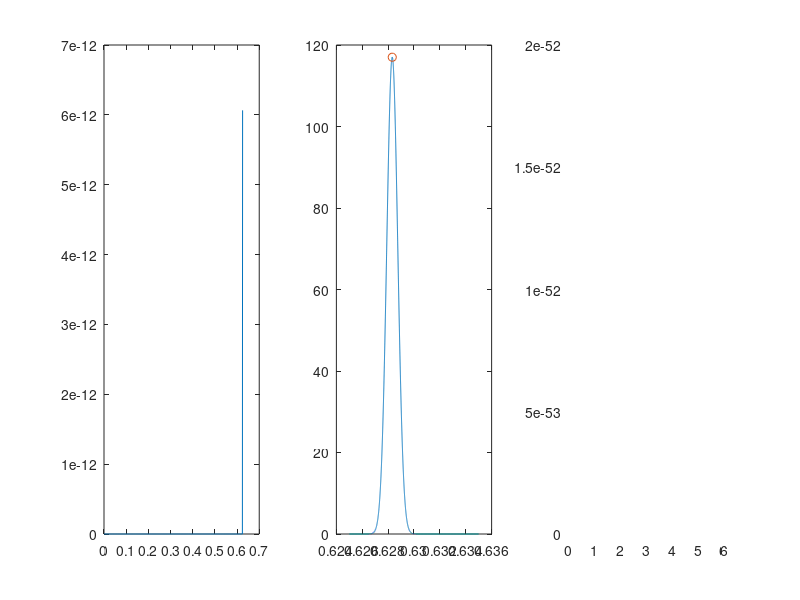

Source code (MATLAB):
clear, close
clc
a = 0; b1 = 0.625; b2= 0.635; b = 6; tol = 10^-10; n = 100; h = (b-a)/n; 
f = @(x) 117*exp(-(((5*x-pi)/0.003)).^2); x = a:h:b;
fprim = @(x) (-2*5*117/0.003^2)*(5*x - pi).*exp(-((5*x - pi)/0.003).^2);

t1 = 1; n = 200;
k = 1; Etrunk = 1; Etrunk1 = 1;

while abs(Etrunk)> tol
    t2 = t1;
    h = (b2-b1)/n;
    x = linspace(b1,b2,n+1);
    y = f(x);
    t0 = (y(1) + y(length(y)))/2;
    t1 = h*(sum(y) - t0);
    Etrunk = t1 - t2;
    kvot = Etrunk1/Etrunk;
    n = 2*n; Etrunk1 = Etrunk;
    k = k + 1;
end

% disp(["Etrunk" "kvot"])
% disp([Etrunk kvot])
disp("T")
disp(t1)

i1 = integral(f, a, b1);
i2 = integral(f, b1, b2);
i3 = integral(f, b2, b);

i = i1 + i2 + i3;

[q1, points1] = quad(f, a, b1, tol);
[q2, points2]= quad(f, b1, b2, tol);
[q3, points3 ]= quad(f, b2, b, tol);

q = q1 + q2 + q3;
totPoints = points1 + points2 + points3;

ni = 1000;
hi = (b2 - b1)/10; xi = b1:hi:b2;

fprim(0.628318);
bi = 0.628318;

totfel = 1;Etri = 1;
iq1 = 1;k = 4;



while abs(Etri)>tol
    [iq1, ipoints]= quad(f,b1,b2,totfel);
    [q2i, points2i] = quad(f, b1, bi, totfel);
    [q3i, points3i]= quad(f, bi, b2, totfel);
    if q1 + q3< tol
        Etri = q2 - (q2i + q3i);
        k = k + 1;
        totfel = 10^(-k);
    else
        Etri = q - (q2i + q3i); 
        k = k + 1;
        totfel = 10^(-k);
    end
end

disp(["T-quad" "T-integral"])
disp([t1-q t1 - i]) 

disp(["iq1" "ipoints" "totfel" "Etri"])
disp([iq1 ipoints totfel Etri]) 

disp(["Quad" "Integral" "Total points try 1" "TRy 2" ])
disp([q i totPoints points2i + points3i])




subplot(1,3, 1),plot(a:0.001:b1, f(a:0.001:b1))
subplot(1,3, 2),plot(b1:10^-6:b2, f(b1:10^-6:b2),0.628318 , f(0.628318), "o")
subplot(1,3, 3),plot(b2:0.0001:b, f(b2:0.0001:b))








